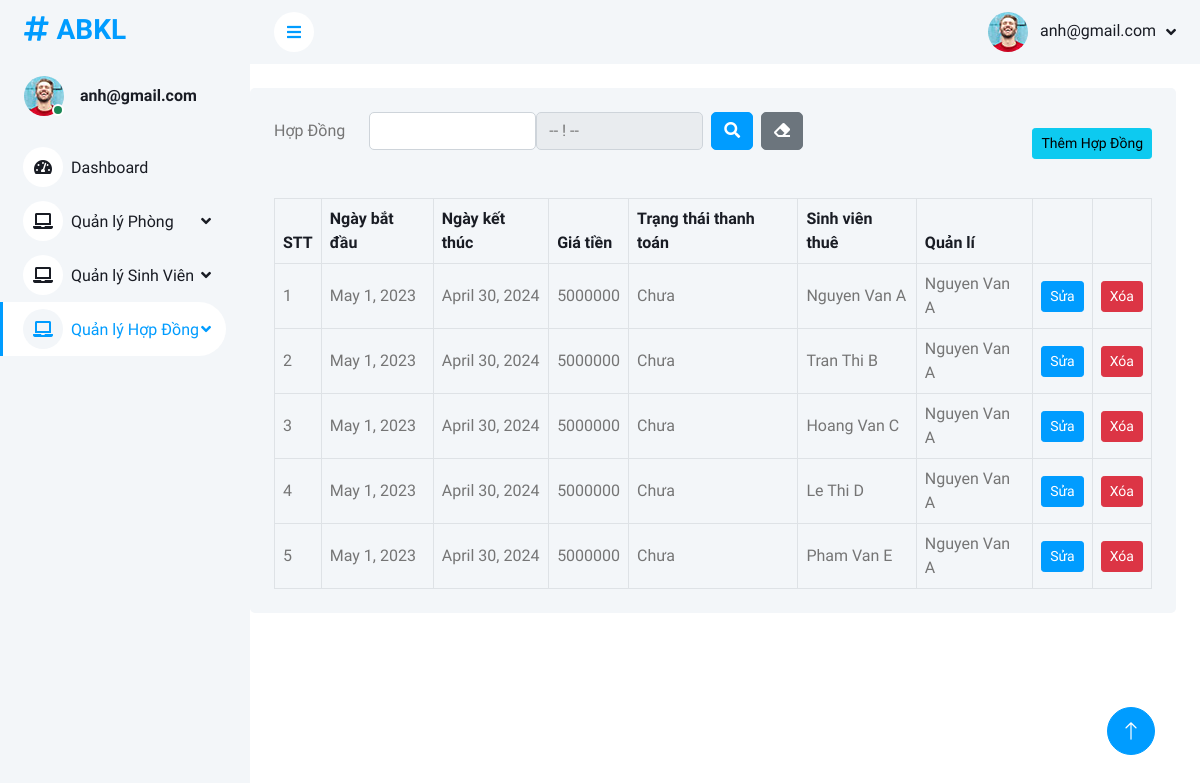
The page /hopdong/ (signed in) on the database as committed earlier.
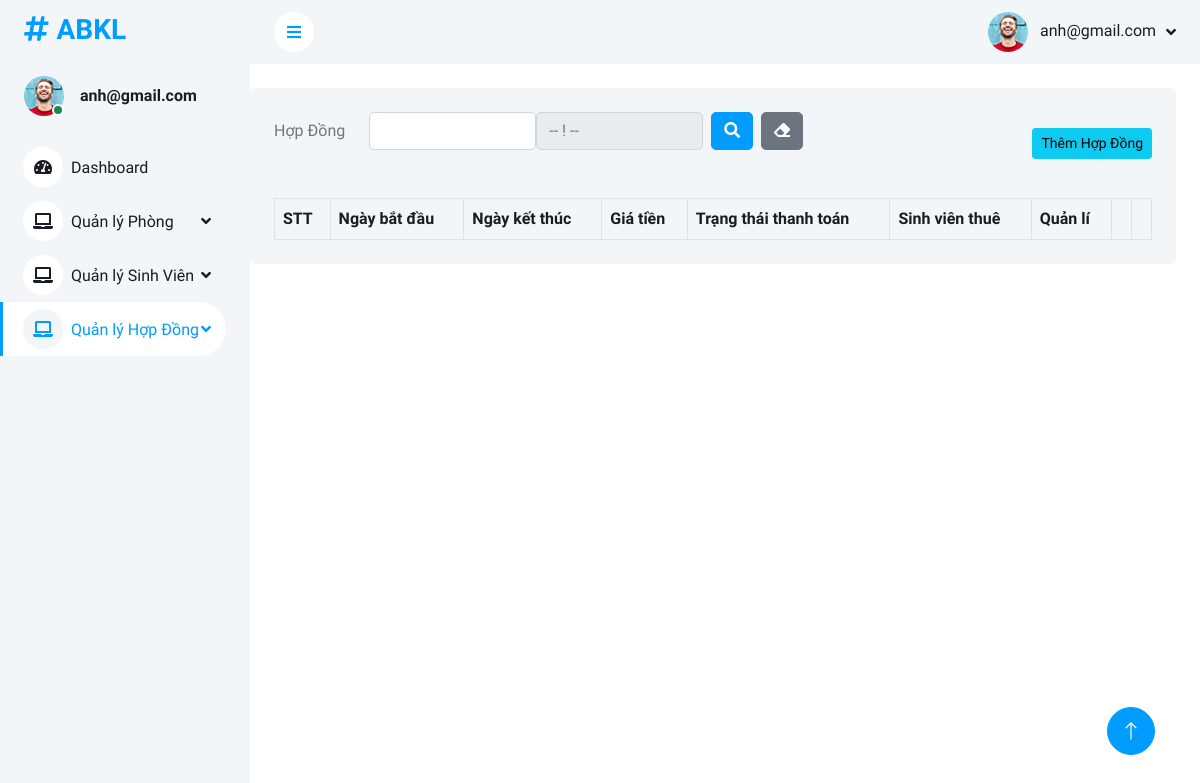
The same page on the database as committed later.
### main/models.py (models this page shows)
class HopDong(models.Model):
    NgayBatDau = models.DateField()
    NgayKetThuc = models.DateField()
    GiaTien = models.IntegerField()
    TrangThaiThanhToan = models.BooleanField()
    MSSV = models.ForeignKey(SinhVien, on_delete=models.CASCADE)
    MaQuanLi = models.ForeignKey(QuanLi, on_delete=models.CASCADE)
    MaPhong = models.ForeignKey(Phong, on_delete=models.CASCADE)
    class Meta:
        db_table = 'HopDong'

class SinhVien(models.Model):
    id = models.IntegerField(primary_key=True)
    MSSV = models.CharField(max_length=50)
    HoTen = models.CharField(max_length=50)
    GioiTinh = models.BooleanField()
    NgaySinh = models.DateField()
    DiaChi = models.CharField(max_length=255)
    Email = models.CharField(max_length=255)
    SoDienThoai = models.CharField(max_length=10)
    MaPhong = models.ForeignKey(Phong, on_delete=models.CASCADE)
    class Meta:
        db_table = 'SinhVien'

class QuanLi(models.Model):
    id = models.IntegerField(primary_key=True)
    MaQuanLi = models.CharField(max_length=50)
    HoTen = models.CharField(max_length=50)
    NgaySinh = models.DateField()
    SoDienThoai = models.CharField(max_length=10)
    Email = models.CharField(max_length=100)
    Role = models.CharField(max_length=50)
    class Meta:
        db_table = 'NhanVien'

### main/views.py (the view)
# urls.py: path('hopdong/', views.all_constracts),
@login_required
def all_constracts(request):
    constract_list = HopDong.objects.all()
    room_list = Phong.objects.all()
    list = {'constract_list': constract_list, 'choose': 'hopdong'}
    return render(request, 'constracts.html', list)

### main/templates/constracts.html (shortened to what this page needs)
{% include 'header.html' %}
<div class="container-fluid pt-4 px-4" style="padding-left: 0 !important;">
    <div class="bg-light text-center rounded p-4">
        <div class="d-flex align-items-center justify-content-between mb-4">
            <div class="d-flex align-items-center justify-content-between mb-4">
                <h6 class="mb-0"></h6>Hợp Đồng</h6>
                <form class="d-none d-md-flex ms-4" action="/hopdong_searched" method="POST">
                <input type="search" name="txt" class="form-control">
                <select class="form-control" name="status">
                    <option value="">-- ! --</option>
                </select>
                    <button type="submit" class="btn btn-primary">
                        <i class="fas fa-search"></i>
                    </button>
                    <button type="reset" class="btn btn-secondary">
                        <i class="fas fa-eraser"></i>
                    </button>
                </form>
            </div>
            <a class="btn btn-sm btn-info" href="/themhopdong/">Thêm Hợp Đồng</a>
        </div>
        <div class="table-responsive">
            <table class="table text-start align-middle table-bordered table-hover mb-0">
                <thead>
                    <tr class="text-dark">
                        <th scope="col">STT</th>
                        <th scope="col">Ngày bắt đầu</th>
                        <th scope="col">Ngày kết thúc</th>
                        <th scope="col">Giá tiền</th>
                        <th scope="col">Trạng thái thanh toán</th>
                        <th scope="col">Sinh viên thuê</th>
                        <th scope="col">Quản lí</th>
                        <th scope="col"></th>
                        <th scope="col"></th>
                    </tr>
                </thead>
                <tbody>
                    {% for constract in constract_list %}
                    <tr>
                        <td>{{forloop.counter}}</td>
                        <td>{{constract.NgayBatDau}}</td>
                        <td>{{constract.NgayKetThuc}}</td>
                        <td>{{constract.GiaTien}}</td>
                        <td>{% if constract.TrangThaiThanhToan == True %} Hoàn tất {% else %} Chưa {% endif %}</td>
                        <td>{{constract.MSSV.HoTen}}</td>
                        <td>{{constract.MaQuanLi.HoTen}}</td>
                        <td><a class="btn btn-sm btn-primary" href="/suahopdong/{{constract.id}}">Sửa</a></td>
                        <td><a class="btn btn-sm btn-danger" href="/hopdong_delete/{{constract.id}}">Xóa</a></td>
                    </tr>
                    {% endfor %}
                </tbody>
            </table>
        </div>
    </div>
</div>
{% include 'footer.html' %}

### main/templates/header.html (shortened to what this page needs)
{% load static %}
<!DOCTYPE html>
<html lang="en">
    <head>
        <link
            href="https://cdnjs.cloudflare.com/ajax/libs/font-awesome/5.10.0/css/all.min.css"
            rel="stylesheet"
        />
        <link
            href="https://cdn.jsdelivr.net/npm/bootstrap-icons@1.4.1/font/bootstrap-icons.css"
            rel="stylesheet"
        />
        <link href="{% static '/lib/owlcarousel/assets/owl.carousel.min.css' %}" rel="stylesheet" />
        <link
            href="{% static '/lib/tempusdominus/css/tempusdominus-bootstrap-4.min.css' %}"
            rel="stylesheet"
        />
        <link href="{% static '/css/bootstrap.min.css' %}" rel="stylesheet" />
        <link href="{% static '/css/style.css' %}" rel="stylesheet" />
    </head>
    <body>
        <div class="container-xxl position-relative bg-white d-flex p-0">
            <div class="sidebar pe-4 pb-3">
                <nav class="navbar bg-light navbar-light">
                    <a href="index.html" class="navbar-brand mx-4 mb-3">
                        <h3 class="text-primary"><i class="fa fa-hashtag me-2"></i>ABKL</h3>
                    </a>
                    <div class="d-flex align-items-center ms-4 mb-4">
                        <div class="position-relative">
                            <img
                                class="rounded-circle"
                                src="{% static '/img/user.jpg' %}"
                                alt=""
                                style="width: 40px; height: 40px"
                            />
                            <div
                                class="bg-success rounded-circle border border-2 border-white position-absolute end-0 bottom-0 p-1"
                            ></div>
                        </div>
                        <div class="ms-3">
                            <h6 class="mb-0">{{request.session.name}}</h6>
                        </div>
                    </div>
                    <div class="navbar-nav w-100">
                        <a href="/" class="nav-item nav-link {% if choose == 'dashboard' %}active{% endif %}"
                            ><i class="fa fa-tachometer-alt me-2"></i>Dashboard</a
                        >
                        <div class="nav-item dropdown">
                            <a href="#" class="nav-link dropdown-toggle {% if choose == 'phong' %}active{% endif %}" data-bs-toggle="dropdown"
                                ><i class="fa fa-laptop me-2"></i>Quản lý Phòng</a
                            >
                        </div>
                        <div class="nav-item dropdown">
                            <a href="#" class="nav-link dropdown-toggle {% if choose == 'sinhvien' %}active{% endif %}" data-bs-toggle="dropdown"
                                ><i class="fa fa-laptop me-2"></i>Quản lý Sinh Viên</a
                            >
                        </div>
                        <div class="nav-item dropdown">
                            <a href="#" class="nav-link dropdown-toggle {% if choose == 'hopdong' %}active{% endif %}" data-bs-toggle="dropdown"
                                ><i class="fa fa-laptop me-2"></i>Quản lý Hợp Đồng</a
                            >
                        </div>
                    </div>
                </nav>
            </div>
            <div class="content">
                <nav class="navbar navbar-expand bg-light navbar-light sticky-top px-4 py-0">
                    <a href="#" class="sidebar-toggler flex-shrink-0">
                        <i class="fa fa-bars"></i>
                    </a>
                    <div class="navbar-nav align-items-center ms-auto">
                        <div class="nav-item dropdown">
                            <a href="#" class="nav-link dropdown-toggle" data-bs-toggle="dropdown">
                                <img
                                    class="rounded-circle me-lg-2"
                                    src="{% static '/img/user.jpg' %}"
                                    alt=""
                                    style="width: 40px; height: 40px"
                                />
                                <span class="d-none d-lg-inline-flex"
                                    >{{request.session.name}}</span
                                >
                            </a>
                        </div>
                    </div>
                </nav>

### main/templates/footer.html (shortened to what this page needs)
{% load static %}
</div>
<a href="#" class="btn btn-lg btn-primary btn-lg-square back-to-top"><i class="bi bi-arrow-up"></i></a>
</div>
</body>
</html>

### main/static/css/style.css (style rules this page uses)
:root { --primary: #009CFF; --light: #F3F6F9; --dark: #191C24; }
.back-to-top { position: fixed; display: none; right: 45px; bottom: 45px; z-index: 99; }
.btn { transition: .5s; }
.btn.btn-primary { color: #FFFFFF; }
.btn-lg-square { width: 48px; height: 48px; }
.btn-square, .btn-sm-square, .btn-lg-square { padding: 0; display: inline-flex; align-items: center; justify-content: center; font-weight: normal; border-radius: 50px; }
.sidebar { position: fixed; top: 0; left: 0; bottom: 0; width: 250px; height: 100vh; overflow-y: auto; background: var(--light); transition: 0.5s; z-index: 999; }
.content { margin-left: 250px; min-height: 100vh; background: #FFFFFF; transition: 0.5s; }
@media (min-width: 992px) { .sidebar { margin-left: 0; } }
@media (min-width: 992px) { .content { width: calc(100% - 250px); } }
.sidebar .navbar .navbar-nav .nav-link { padding: 7px 20px; color: var(--dark); font-weight: 500; border-left: 3px solid var(--light); border-radius: 0 30px 30px 0; outline: none; }
.sidebar .navbar .navbar-nav .nav-link:hover, .sidebar .navbar .navbar-nav .nav-link.active { color: var(--primary); background: #FFFFFF; border-color: var(--primary); }
.sidebar .navbar .navbar-nav .nav-link i { width: 40px; height: 40px; display: inline-flex; align-items: center; justify-content: center; background: #FFFFFF; border-radius: 40px; }
.sidebar .navbar .navbar-nav .nav-link:hover i, .sidebar .navbar .navbar-nav .nav-link.active i { background: var(--light); }
.sidebar .navbar .dropdown-toggle::after { position: absolute; top: 15px; right: 15px; border: none; content: "\f107"; font-family: "Font Awesome 5 Free"; font-weight: 900; transition: .5s; }
.content .navbar .navbar-nav .nav-link { margin-left: 25px; padding: 12px 0; color: var(--dark); outline: none; }
.content .navbar .sidebar-toggler, .content .navbar .navbar-nav .nav-link i { width: 40px; height: 40px; display: inline-flex; align-items: center; justify-content: center; background: #FFFFFF; border-radius: 40px; }
.content .navbar .dropdown-toggle::after { margin-left: 6px; vertical-align: middle; border: none; content: "\f107"; font-family: "Font Awesome 5 Free"; font-weight: 900; transition: .5s; }

Rows that differ between the two databases and show on the page:
removed HopDong: NgayBatDau "May 1, 2023", NgayKetThuc "April 30, 2024", GiaTien "5000000", TrangThaiThanhToan "Chưa", MSSV.HoTen "Nguyen Van A", MaQuanLi.HoTen "Nguyen Van A"
removed HopDong: NgayBatDau "May 1, 2023", NgayKetThuc "April 30, 2024", GiaTien "5000000", TrangThaiThanhToan "Chưa", MSSV.HoTen "Tran Thi B", MaQuanLi.HoTen "Nguyen Van A"
removed HopDong: NgayBatDau "May 1, 2023", NgayKetThuc "April 30, 2024", GiaTien "5000000", TrangThaiThanhToan "Chưa", MSSV.HoTen "Hoang Van C", MaQuanLi.HoTen "Nguyen Van A"
removed HopDong: NgayBatDau "May 1, 2023", NgayKetThuc "April 30, 2024", GiaTien "5000000", TrangThaiThanhToan "Chưa", MSSV.HoTen "Le Thi D", MaQuanLi.HoTen "Nguyen Van A"
removed HopDong: NgayBatDau "May 1, 2023", NgayKetThuc "April 30, 2024", GiaTien "5000000", TrangThaiThanhToan "Chưa", MSSV.HoTen "Pham Van E", MaQuanLi.HoTen "Nguyen Van A"
